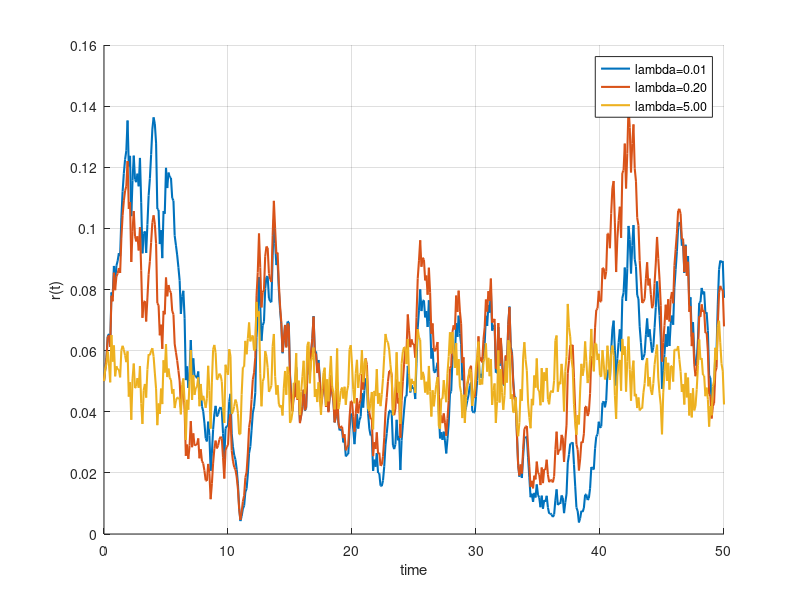
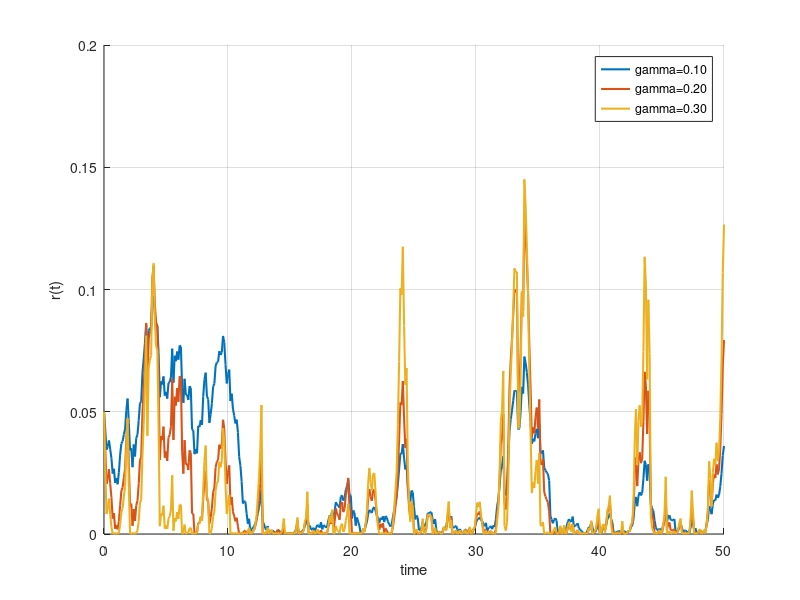

MATLAB code to generate these figures, in order:
function CIR_IR_paths
clc;close all;

% CIR model parameter settings

NoOfPaths = 1; 
NoOfSteps = 500; 
T         = 50.0;
lambda     = 0.1;
gamma     = 0.1;
r0        = 0.05;
theta     = 0.05;

% Effect of lambda on Monte Carlo paths

figure(1); hold on; grid on;
lambdaV = [0.01, 0.2, 5.0];
argLegend = cell(3,1);
idx = 1;
for lambdaTemp= lambdaV
    randn('seed',7)
    [R,timeGrid] = GeneratePathsCIREuler(NoOfPaths,NoOfSteps,r0,lambdaTemp,theta,gamma,T);
    plot(timeGrid,R,'linewidth',1.5)
    argLegend{idx} = sprintf('lambda=%.2f',lambdaTemp);
    idx = idx + 1;
end
legend(argLegend)
xlim([0,T])
xlabel('time')
ylabel('r(t)')

% Effect of eta on Monte Carlo paths

figure(2); hold on; grid on;
gammaV = [0.1, 0.2, 0.3];
argLegend = cell(3,1);
idx = 1;
for gammaTemp= gammaV
    randn('seed',1)
    [R,timeGrid] = GeneratePathsCIREuler(NoOfPaths,NoOfSteps,r0,lambda,theta,gammaTemp,T);
    plot(timeGrid,R,'linewidth',1.5)
    argLegend{idx} = sprintf('gamma=%.2f',gammaTemp);
    idx = idx + 1;
end
legend(argLegend)
xlim([0,T])
xlabel('time')
ylabel('r(t)')

function [R,time] = GeneratePathsCIREuler(NoOfPaths,NoOfSteps,r0,lambda,theta,gamma,T)

% Define initial value

R=zeros(NoOfPaths,NoOfSteps);
R(:,1) = r0;

% Random noise

Z=random('normal',0,1,[NoOfPaths,NoOfSteps]);
W=zeros([NoOfPaths,NoOfSteps]);

dt = T / NoOfSteps;
time = zeros([NoOfSteps+1,1]);
for i=1:NoOfSteps
    if NoOfPaths>1
        Z(:,i)   = (Z(:,i) - mean(Z(:,i))) / std(Z(:,i));
    end
    W(:,i+1)  = W(:,i) + sqrt(dt).*Z(:,i);
    R(:,i+1)  = R(:,i) + lambda*(theta-R(:,i))*dt+  gamma* sqrt(R(:,i)).* (W(:,i+1)-W(:,i));
        
    % We apply here the truncation scheme to deal with negative values

    R(:,i+1) = max(R(:,i+1),0);
    time(i+1) = time(i) + dt;
end
